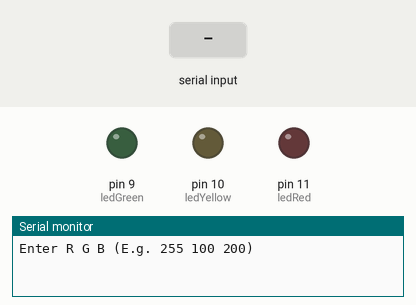
Recording of a sketch running on a simulated Arduino Uno, built with avr-gcc and run on an emulated ATmega328P. On the bench: output pins drawn as LEDs (lit = HIGH), the last lines printed to the serial monitor. The test bench sets the inputs (shaded band).

Above: at 1.2 s.
1.3 s: "90,45,200\n" received over Serial
At 2.1 s:
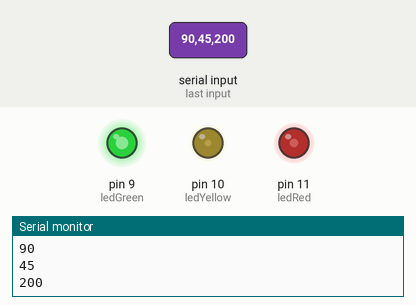
2.8 s: "30,150,10\n" received over Serial
At 3.1 s:
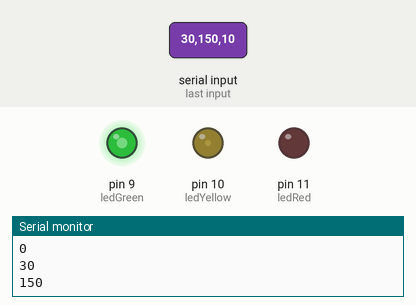
5.8 s: "1,90\n" received over Serial
At 7.3 s:
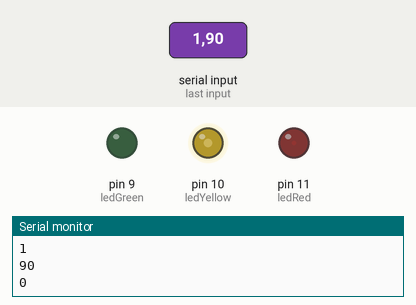
8.3 s: "90,45\n" received over Serial
At 10.4 s:
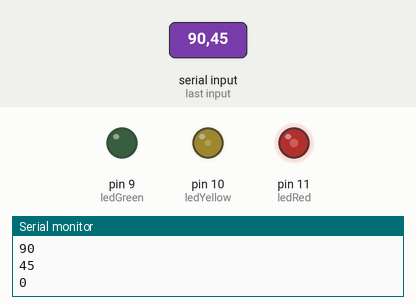
10.8 s: "30,150\n" received over Serial
At 12.4 s:
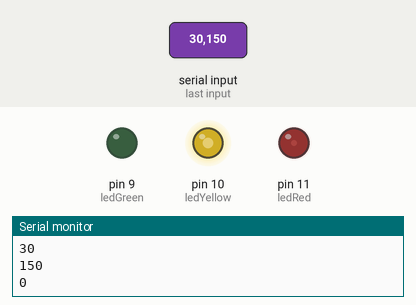
13.3 s: "90\n" received over Serial
At 16.1 s:
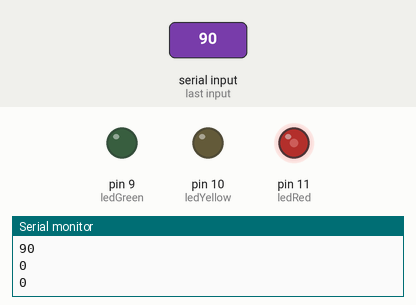
Timing chart, 0 to 17.3 s (numbered marks = the images above; inputs shaded):
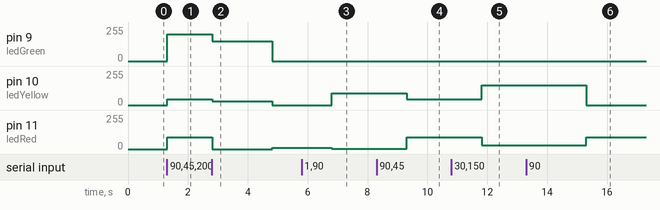

The sketch:

rgb_led.ino
```cpp
const int ledGreen =9;
const int ledYellow =10;
const int ledRed =11;
const int ownDelay =1000;

const int states [][3] = {
  {1,0,0},
  {1,1,0},
  {0,0,1},
  {0,1,0}};
const int totalSteps=4;
int actualStep=0;

void setup() {
  pinMode(ledGreen,OUTPUT);
  pinMode(ledYellow,OUTPUT);
  pinMode(ledRed,OUTPUT);
  Serial.begin(9600);
  Serial.println("Enter R G B (E.g. 255 100 200)");
}

const int s [3] ={0,0,1};

void loop() {
  if(Serial.available()){
    int red = Serial.parseInt();
    int green = Serial.parseInt();
    int blue = Serial.parseInt();
    Serial.println(red);
    Serial.println(green);
    Serial.println(blue);
    setStateAnalog(red, green, blue);
  }
}

void setStateDigital(const int state [3]){
  digitalWrite(ledRed, state[0]);
  digitalWrite(ledYellow, state[1]);
  digitalWrite(ledGreen, state[2]);
}

void setStateAnalog(int r, int g, int b){
  analogWrite(ledRed, r);
  analogWrite(ledYellow, g);
  analogWrite(ledGreen, b);
}
```

Measured:
- after the input at 1.3 s, pin 9 (ledGreen): 0/255 → 200/255 at once; pin 10 (ledYellow): 0/255 → 45/255 at once; pin 11 (ledRed): 0/255 → 90/255 at once
- after the input at 2.8 s, pin 9 (ledGreen): 200/255 → 150/255 at once, → 0/255 2.0 s later; pin 10 (ledYellow): 45/255 → 30/255 at once, → 0/255 2.0 s later; pin 11 (ledRed): 90/255 → 0/255 after 0.01 s instead of 1.5 s
- after the input at 5.8 s, pin 10 (ledYellow): 0/255 → 90/255 after 1.0 s; pin 11 (ledRed): 10/255 → 1/255 after 1.0 s
- after the input at 8.3 s, pin 10 (ledYellow): 90/255 → 45/255 after 1.0 s; pin 11 (ledRed): 1/255 → 90/255 after 1.0 s
- after the input at 10.8 s, pin 10 (ledYellow): 45/255 → 150/255 after 1.0 s; pin 11 (ledRed): 90/255 → 30/255 after 1.0 s
- after the input at 13.3 s, pin 10 (ledYellow): 150/255 → 0/255 after 2.0 s; pin 11 (ledRed): 30/255 → 90/255 after 2.0 s
